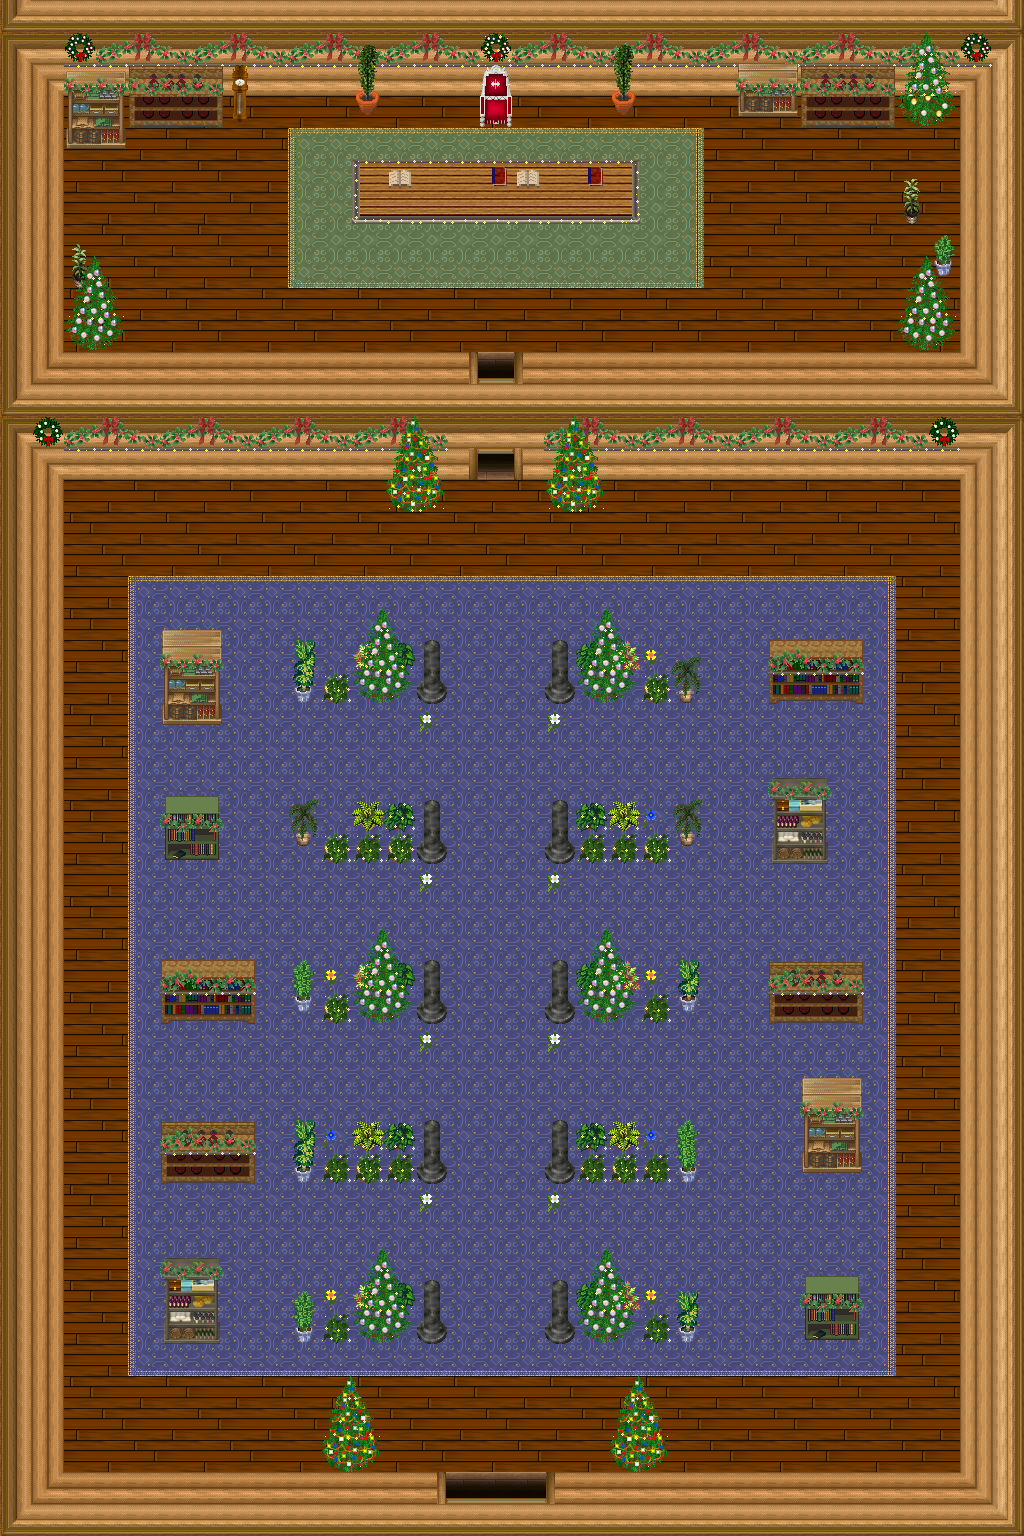

Tiled map render using the project's own tile images. Description and the map definition, with tile-layer contents summarised, below:
An orthogonal 32x48 tile map with 32x32 px tiles, 6 tile layers (0_floor, 1_terrain, 2_object, 3_roof, ...), 2 hidden layers not drawn, 36 tilesets.

<map version="1.0" orientation="orthogonal" renderorder="right-down" width="32" height="48" tilewidth="32" tileheight="32" nextobjectid="1">
 <tileset firstgid="1" name="carpets_2" tilewidth="32" tileheight="32" tilecount="12" columns="4">
  <image source="../../tileset/furniture/carpet/carpets_2.png" trans="ff00ff" width="128" height="96" />
 </tileset>
 <tileset firstgid="13" name="throne_small" tilewidth="32" tileheight="32" tilecount="2" columns="1">
  <image source="../../tileset/furniture/chair/throne_small.png" width="32" height="64" />
 </tileset>
 <tileset firstgid="15" name="rug_border" tilewidth="32" tileheight="32" tilecount="9" columns="3">
  <image source="../../tileset/furniture/carpet/rug_border.png" width="96" height="96" />
 </tileset>
 <tileset firstgid="24" name="bushes" tilewidth="32" tileheight="32" tilecount="10" columns="5">
  <image source="../../tileset/plant/bush/bushes.png" trans="ffffff" width="160" height="64" />
 </tileset>
 <tileset firstgid="34" name="wooden_rectangular" tilewidth="32" tileheight="32" tilecount="9" columns="3">
  <image source="../../tileset/furniture/table/wooden_rectangular.png" trans="ff00ff" width="96" height="96" />
 </tileset>
 <tileset firstgid="43" name="metal_and_stone" tilewidth="32" tileheight="32" tilecount="6" columns="3">
  <image source="../../tileset/item/statue/metal_and_stone.png" width="96" height="64" />
 </tileset>
 <tileset firstgid="49" name="pale_book_bottle_shelf" tilewidth="32" tileheight="32" tilecount="12" columns="3">
  <image source="../../tileset/furniture/shelve/pale_book_bottle_shelf.png" trans="ff00ff" width="96" height="128" />
 </tileset>
 <tileset firstgid="61" name="small" tilewidth="32" tileheight="32" tilecount="3" columns="3">
  <image source="../../tileset/furniture/picture/small.png" width="96" height="32" />
 </tileset>
 <tileset firstgid="64" name="pot_plant" tilewidth="32" tileheight="32" tilecount="3" columns="1">
  <image source="../../tileset/plant/indoor/pot_plant.png" width="32" height="96" />
 </tileset>
 <tileset firstgid="67" name="daisy_blue" tilewidth="32" tileheight="32" tilecount="8" columns="2">
  <image source="../../tileset/plant/flower/daisy_blue.png" trans="ffffff" width="64" height="128" />
 </tileset>
 <tileset firstgid="75" name="daisy_yellow" tilewidth="32" tileheight="32" tilecount="8" columns="2">
  <image source="../../tileset/plant/flower/daisy_yellow.png" trans="ffffff" width="64" height="128" />
 </tileset>
 <tileset firstgid="83" name="wooden_clock" tilewidth="32" tileheight="32" tilecount="6" columns="1">
  <image source="../../tileset/furniture/clock/wooden_clock.png" width="32" height="192" />
 </tileset>
 <tileset firstgid="89" name="daisy_white" tilewidth="32" tileheight="32" tilecount="8" columns="2">
  <image source="../../tileset/plant/flower/daisy_white.png" trans="ffffff" width="64" height="128" />
 </tileset>
 <tileset firstgid="97" name="book" tilewidth="32" tileheight="32" tilecount="4" columns="2">
  <image source="../../tileset/item/documents/book.png" width="64" height="64" />
 </tileset>
 <tileset firstgid="101" name="collision" tilewidth="32" tileheight="32" tilecount="1" columns="1">
  <image source="../../tileset/logic/collision.png" width="32" height="32" />
 </tileset>
 <tileset firstgid="102" name="protection" tilewidth="32" tileheight="32" tilecount="2" columns="2">
  <image source="../../tileset/logic/protection.png" width="64" height="32" />
 </tileset>
 <tileset firstgid="104" name="barrel" tilewidth="32" tileheight="32" tilecount="1" columns="1">
  <image source="../../tileset/item/pot/barrel_with_flower.png" width="32" height="32" />
 </tileset>
 <tileset firstgid="105" name="barrel2" tilewidth="32" tileheight="32" tilecount="2" columns="1">
  <image source="../../tileset/item/pot/barrel.png" width="32" height="64" />
 </tileset>
 <tileset firstgid="107" name="plants" tilewidth="32" tileheight="32" tilecount="12" columns="6">
  <image source="../../tileset/plant/indoor/pot_plant_1.png" width="192" height="64" />
 </tileset>
 <tileset firstgid="119" name="shelf" tilewidth="32" tileheight="32" tilecount="10" columns="2">
  <image source="../../tileset/furniture/shelve/shelf_4.png" width="64" height="160" />
 </tileset>
 <tileset firstgid="129" name="oil paintings" tilewidth="32" tileheight="32" tilecount="16" columns="4">
  <image source="../../tileset/furniture/picture/oil_paintings.png" width="128" height="128" />
 </tileset>
 <tileset firstgid="145" name="shelf3" tilewidth="32" tileheight="32" tilecount="10" columns="2">
  <image source="../../tileset/furniture/shelve/shelf_3.png" width="64" height="160" />
 </tileset>
 <tileset firstgid="155" name="shelf5" tilewidth="32" tileheight="32" tilecount="6" columns="2">
  <image source="../../tileset/furniture/shelve/green_bookshelf.png" width="64" height="96" />
 </tileset>
 <tileset firstgid="161" name="potted plants" tilewidth="32" tileheight="32" tilecount="6" columns="3">
  <image source="../../tileset/plant/indoor/potted_plants1.png" width="96" height="64" />
 </tileset>
 <tileset firstgid="167" name="sciany" tilewidth="32" tileheight="32" tilecount="27" columns="3">
  <image source="../../tileset/pol/waly/int_plazy.png" width="96" height="288" />
 </tileset>
 <tileset firstgid="194" name="dechy" tilewidth="32" tileheight="32" tilecount="3" columns="3">
  <image source="../../tileset/pol/domki/podloga/deski_dark.png" width="96" height="32" />
 </tileset>
 <tileset firstgid="197" name="doorsy" tilewidth="32" tileheight="32" tilecount="15" columns="5">
  <image source="../../tileset/pol/domki/drzwi/door_drewno_int.png" width="160" height="96" />
 </tileset>
 <tileset firstgid="212" name="floor" tilewidth="32" tileheight="32" tilecount="3" columns="3">
  <image source="../../tileset/ground/indoor/floor.png" width="96" height="32" />
 </tileset>
 <tileset firstgid="215" name="roof_borders_xmas" tilewidth="32" tileheight="32" tilecount="18" columns="3">
  <image source="../../tileset/building/roof/roof_borders_xmas.png" trans="ff00ff" width="96" height="192" />
 </tileset>
 <tileset firstgid="233" name="spruce_xmas4" tilewidth="32" tileheight="32" tilecount="6" columns="2">
  <image source="../../tileset/plant/tree/spruce_xmas4.png" trans="ff00ff" width="64" height="96" />
 </tileset>
 <tileset firstgid="239" name="spruce_xmas" tilewidth="32" tileheight="32" tilecount="6" columns="2">
  <image source="../../tileset/plant/tree/spruce_xmas.png" trans="ff00ff" width="64" height="96" />
 </tileset>
 <tileset firstgid="245" name="holly_garlands" tilewidth="32" tileheight="32" tilecount="3" columns="3">
  <image source="../../tileset/building/decoration/holly_garlands.png" trans="ff00ff" width="96" height="32" />
 </tileset>
 <tileset firstgid="248" name="spruce_xmas5" tilewidth="32" tileheight="32" tilecount="6" columns="2">
  <image source="../../tileset/plant/tree/spruce_xmas5.png" trans="ff00ff" width="64" height="96" />
 </tileset>
 <tileset firstgid="254" name="wreaths" tilewidth="32" tileheight="32" tilecount="6" columns="2">
  <image source="../../tileset/building/decoration/wreaths.png" trans="ff00ff" width="64" height="96" />
 </tileset>
 <tileset firstgid="260" name="../../tileset/building/wall/int_wall_purple.png" tilewidth="32" tileheight="32" tilecount="20" columns="2">
  <image source="../../tileset/building/wall/int_wall_purple.png" trans="ff00ff" width="64" height="320" />
 </tileset>
 <tileset firstgid="280" name="xmas lights" tilewidth="32" tileheight="32" tilecount="20" columns="4">
  <image source="../../tileset/furniture/light/xmas_lights.png" width="128" height="160" />
 </tileset>
 <layer name="0_floor" width="32" height="48">
  <data>[1536 cells, 1530 non-empty, 21 distinct tile ids]</data>
 </layer>
 <layer name="1_terrain" width="32" height="48">
  <data>[1536 cells, 735 non-empty, 41 distinct tile ids]</data>
 </layer>
 <layer name="2_object" width="32" height="48">
  <data>[1536 cells, 166 non-empty, 50 distinct tile ids]</data>
 </layer>
 <layer name="3_roof" width="32" height="48">
  <data>[1536 cells, 169 non-empty, 46 distinct tile ids]</data>
 </layer>
 <layer name="4_roof_add" width="32" height="48">
  <data>[1536 cells, 108 non-empty, 10 distinct tile ids]</data>
 </layer>
 <layer name="objects" width="32" height="48">
  <data>[1536 cells, 0 non-empty, 0 distinct tile ids]</data>
 </layer>
 <layer name="collision" width="32" height="48" visible="0">
  <data>[1536 cells, 582 non-empty, 1 distinct tile ids]</data>
 </layer>
 <layer name="protection" width="32" height="48" visible="0">
  <data>[1536 cells, 1536 non-empty, 1 distinct tile ids]</data>
 </layer>
</map>
